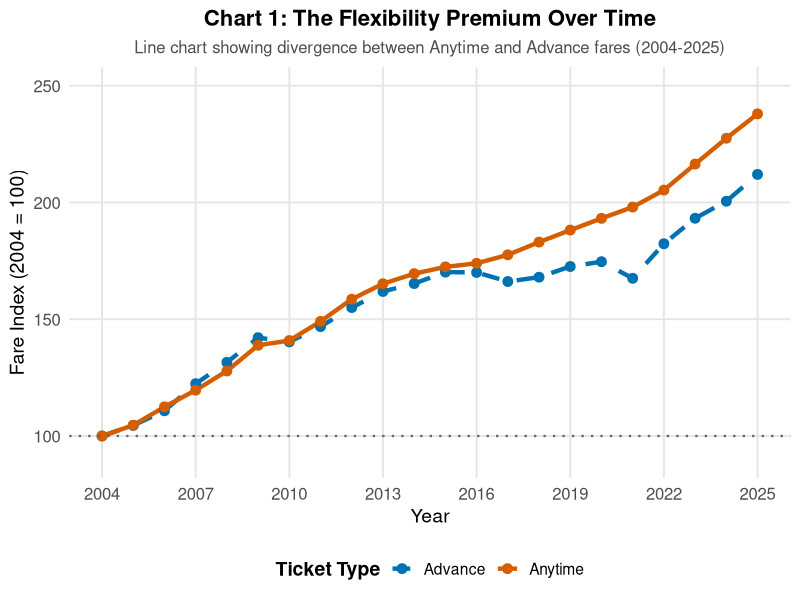
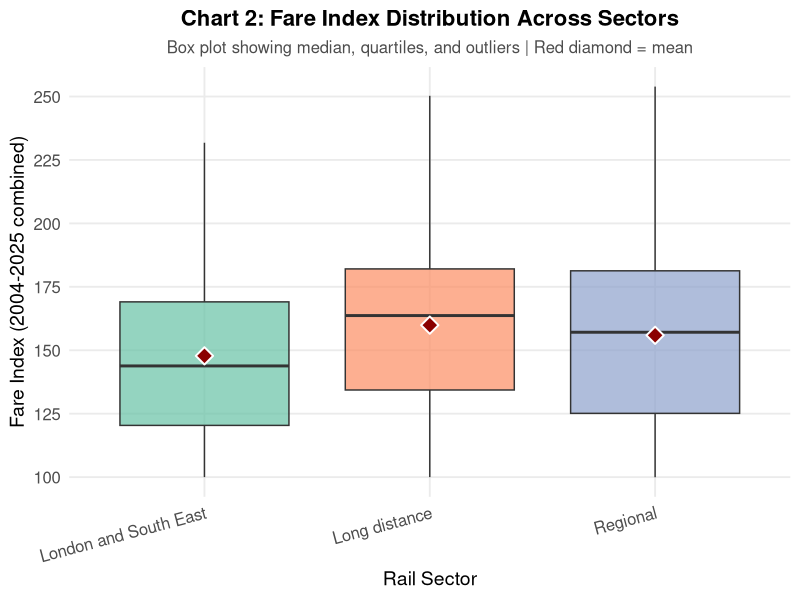
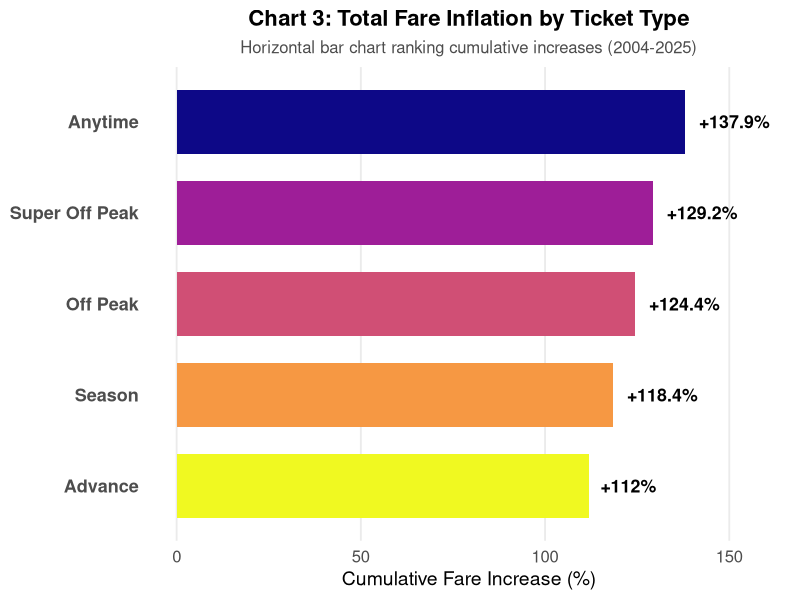
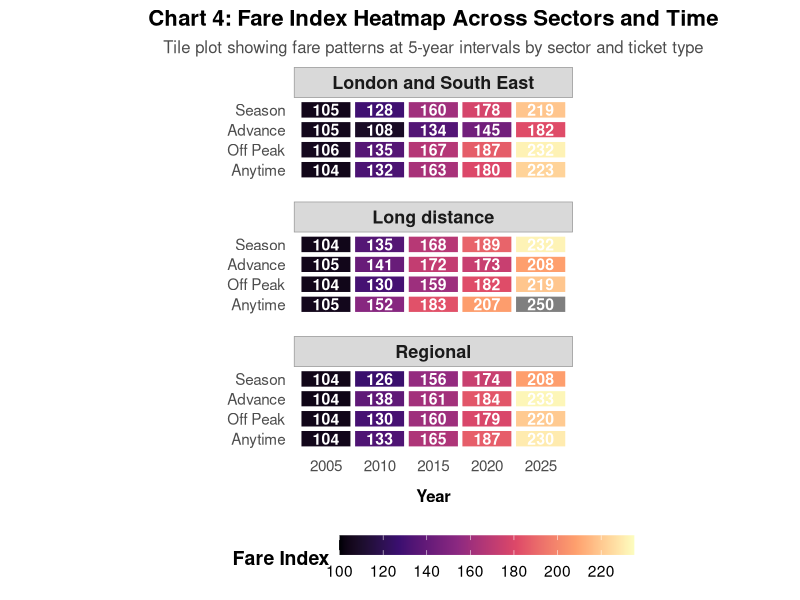
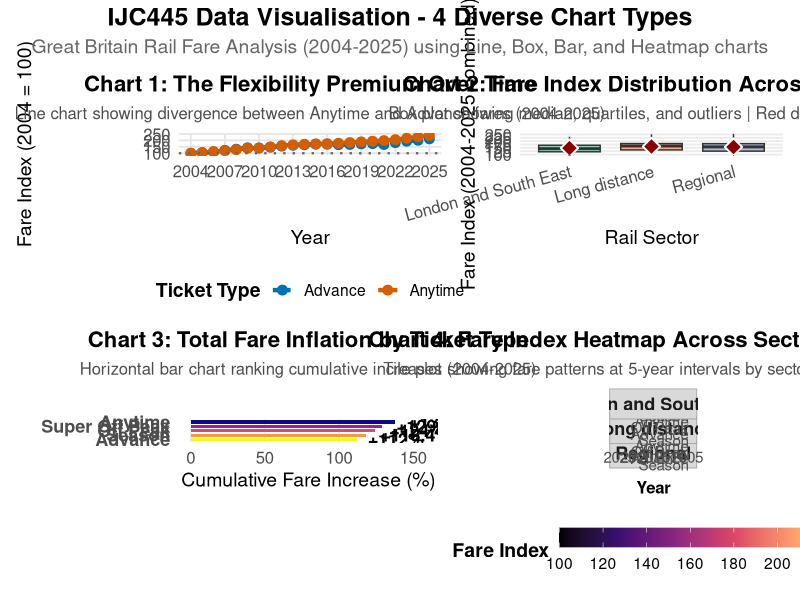
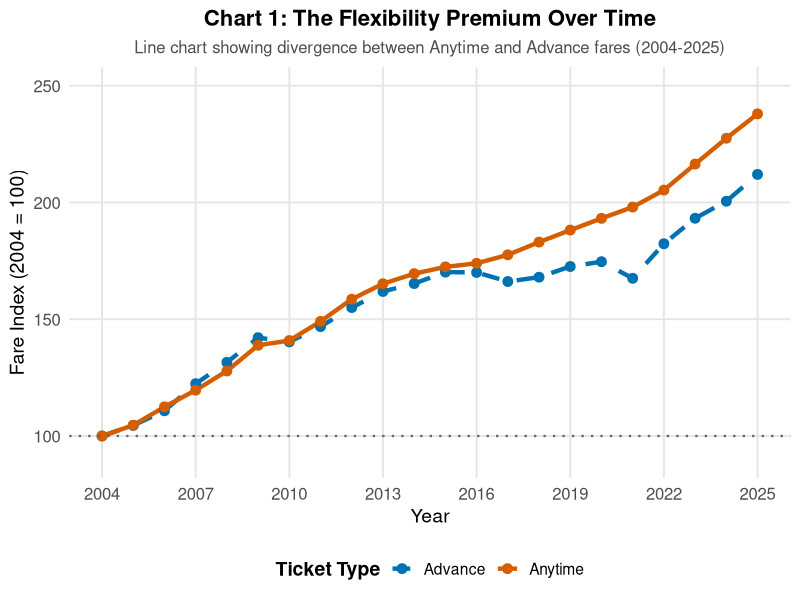
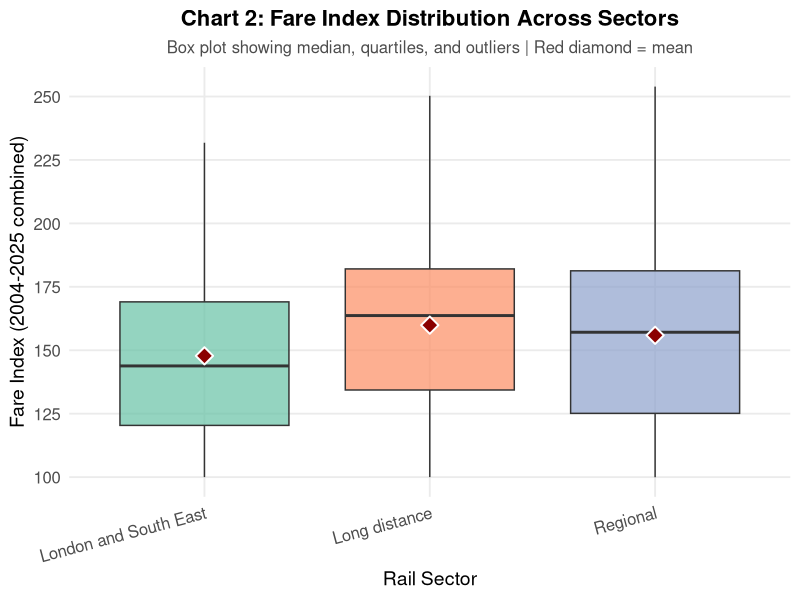
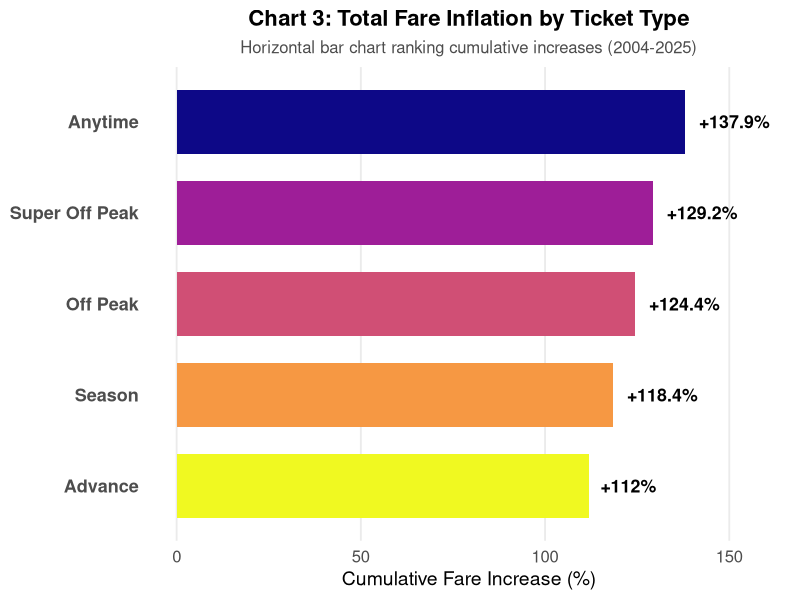

Here is the R script that generated these plots, in order:

# SETUP ------------------------------------------------------------------------


# Load required packages
library(tidyverse)      # Data manipulation and ggplot2
library(scales)         # Scale formatting
library(viridis)        # Colourblind-safe palettes
library(RColorBrewer)   # Additional colour palettes

# Create output directory
dir.create("visualisations/diverse", showWarnings = FALSE, recursive = TRUE)

# LOAD AND TRANSFORM DATA ------------------------------------------------------


# Load the data - read all columns as character to avoid type conflicts
data_raw <- read_csv("data/7182_Change_by_ticket_type.csv", 
                     col_types = cols(.default = "c"),
                     show_col_types = FALSE)

# Transform to long format for ggplot2
rail_data <- data_raw %>%
  filter(!Sector %in% c("Retail Prices Index")) %>%
  filter(!str_detect(`Ticket type`, "Revenue per journey")) %>%
  select(Sector, `Ticket type`, `2004`:`2025 [note 1]`) %>%
  pivot_longer(
    cols = `2004`:`2025 [note 1]`,
    names_to = "Year",
    values_to = "Fare_Index"
  ) %>%
  mutate(
    Year = as.numeric(str_extract(Year, "\\d{4}")),
    Fare_Index = as.numeric(Fare_Index)
  ) %>%
  filter(!is.na(Fare_Index))

# Custom theme for all charts
theme_custom <- theme_minimal(base_size = 14) +
  theme(
    plot.title = element_text(face = "bold", size = 16, hjust = 0.5),
    plot.subtitle = element_text(size = 12, colour = "grey30", hjust = 0.5),
    legend.position = "bottom",
    legend.title = element_text(face = "bold"),
    panel.grid.minor = element_blank(),
    axis.text = element_text(size = 12)
  )

# ==============================================================================
# CHART 1: LINE CHART - Anytime vs Advance 
# ==============================================================================


# Filter for Anytime and Advance tickets across all sectors
anytime_advance <- rail_data %>%
  filter(`Ticket type` %in% c("Anytime", "Advance"),
         Sector == "All operators") %>%
  select(Year, `Ticket type`, Fare_Index)

# Create visualisation
chart1 <- ggplot(anytime_advance, aes(x = Year, y = Fare_Index, 
                                      colour = `Ticket type`, 
                                      linetype = `Ticket type`)) +
  geom_line(size = 1.5) +
  geom_point(size = 3) +
  geom_hline(yintercept = 100, linetype = "dotted", colour = "grey40", size = 0.8) +
  # Colourblind-safe Okabe and  Ito palette
  scale_colour_manual(
    values = c("Anytime" = "#D55E00", "Advance" = "#0072B2"),
    name = "Ticket Type"
  ) +
  scale_linetype_manual(
    values = c("Anytime" = "solid", "Advance" = "dashed"),
    name = "Ticket Type"
  ) +
  scale_x_continuous(breaks = seq(2004, 2025, by = 3)) +
  scale_y_continuous(limits = c(90, 250)) +
  labs(
    title = "Chart 1: The Flexibility Premium Over Time",
    subtitle = "Line chart showing divergence between Anytime and Advance fares (2004-2025)",
    x = "Year",
    y = "Fare Index (2004 = 100)"
  ) +
  theme_custom +
  theme(panel.grid.major = element_line(colour = "grey90"))

ggsave("visualisations/diverse/chart1_line_anytime_vs_advance.png", 
       chart1, width = 12, height = 7, dpi = 300, bg = "white")

# Auto-display chart
print(chart1)



# ==============================================================================
# CHART 2: BOX PLOT - Distribution by Sector 
# ==============================================================================


# Filter data for box plot
box_data <- rail_data %>%
  filter(Sector != "All operators") %>%
  filter(`Ticket type` != "All tickets")

# Create visualisation
chart2 <- ggplot(box_data, aes(x = Sector, y = Fare_Index, fill = Sector)) +
  geom_boxplot(alpha = 0.7, outlier.shape = 21, outlier.size = 2.5, 
               outlier.fill = "red", outlier.alpha = 0.6) +
  # Add mean as a diamond point
  stat_summary(fun = mean, geom = "point", shape = 23, size = 4, 
               fill = "darkred", colour = "white", stroke = 1) +
  # Colourblind-safe palette
  scale_fill_brewer(palette = "Set2") +
  scale_y_continuous(breaks = seq(100, 250, by = 25)) +
  labs(
    title = "Chart 2: Fare Index Distribution Across Sectors",
    subtitle = "Box plot showing median, quartiles, and outliers | Red diamond = mean",
    x = "Rail Sector",
    y = "Fare Index (2004-2025 combined)"
  ) +
  theme_custom +
  theme(
    legend.position = "none",
    axis.text.x = element_text(angle = 15, hjust = 1)
  )

ggsave("visualisations/diverse/chart2_boxplot_sector_distribution.png", 
       chart2, width = 10, height = 7, dpi = 300, bg = "white")

# Auto-display chart
print(chart2)



# ==============================================================================
# CHART 3: HORIZONTAL BAR CHART - Cumulative Inflation 
# ==============================================================================


# Calculate cumulative inflation for each ticket type (2004 to 2025)
cumulative_inflation <- rail_data %>%
  filter(Sector == "All operators",
         `Ticket type` != "All tickets",
         Year %in% c(2004, 2025)) %>%
  group_by(`Ticket type`) %>%
  summarise(
    Fare_2004 = Fare_Index[Year == 2004][1],
    Fare_2025 = Fare_Index[Year == 2025][1]
  ) %>%
  filter(!is.na(Fare_2004), !is.na(Fare_2025)) %>%
  mutate(
    Cumulative_Increase = ((Fare_2025 - Fare_2004) / Fare_2004) * 100
  ) %>%
  arrange(desc(Cumulative_Increase))

# Create visualisation
chart3 <- ggplot(cumulative_inflation, 
                 aes(x = reorder(`Ticket type`, Cumulative_Increase), 
                     y = Cumulative_Increase,
                     fill = Cumulative_Increase)) +
  geom_col(width = 0.7) +
  geom_text(aes(label = paste0("+", round(Cumulative_Increase, 1), "%")),
            hjust = -0.2, size = 4.5, fontface = "bold") +
  scale_fill_viridis_c(option = "plasma", direction = -1, 
                       name = "Inflation %") +
  coord_flip(ylim = c(0, max(cumulative_inflation$Cumulative_Increase) * 1.15)) +
  labs(
    title = "Chart 3: Total Fare Inflation by Ticket Type",
    subtitle = "Horizontal bar chart ranking cumulative increases (2004-2025)",
    x = NULL,
    y = "Cumulative Fare Increase (%)"
  ) +
  theme_custom +
  theme(
    legend.position = "none",
    panel.grid.major.y = element_blank(),
    axis.text.y = element_text(size = 13, face = "bold")
  )

ggsave("visualisations/diverse/chart3_bar_cumulative_inflation.png", 
       chart3, width = 10, height = 7, dpi = 300, bg = "white")

# Auto-display chart
print(chart3)



# ==============================================================================
# CHART 4: HEATMAP - Sector × Time Patterns 
# ==============================================================================


# Prepare data for heatmap (5-year intervals)
heatmap_data <- rail_data %>%
  filter(Sector != "All operators") %>%
  filter(`Ticket type` %in% c("Advance", "Anytime", "Off Peak", "Season")) %>%
  filter(Year %in% seq(2005, 2025, by = 5)) %>%
  mutate(
    Sector = factor(Sector, levels = c("London and South East", 
                                        "Long distance", 
                                        "Regional")),
    # Reorder ticket types for better visualization
    `Ticket type` = factor(`Ticket type`, 
                           levels = c("Anytime", "Off Peak", "Advance", "Season"))
  )

# Create visualisation
chart4 <- ggplot(heatmap_data, aes(x = factor(Year), y = `Ticket type`, fill = Fare_Index)) +
  geom_tile(colour = "white", linewidth = 1.5) +
    geom_text(aes(label = round(Fare_Index, 0)), 
            colour = "white", fontface = "bold", size = 4) +
  scale_fill_viridis_c(option = "magma", name = "Fare Index", 
                       limits = c(100, 235),
                       breaks = seq(100, 240, by = 20)) +
  facet_wrap(~Sector, ncol = 1, scales = "free_y") +
  labs(
    title = "Chart 4: Fare Index Heatmap Across Sectors and Time",
    subtitle = "Tile plot showing fare patterns at 5-year intervals by sector and ticket type",
    x = "Year",
    y = NULL
  ) +
  theme_custom +
  theme(
    panel.grid = element_blank(),
    panel.spacing.y = unit(1, "lines"),
    strip.text = element_text(face = "bold", size = 13, margin = margin(5, 0, 5, 0)),
    strip.background = element_rect(fill = "grey85", colour = "grey60", linewidth = 0.5),
    axis.text.x = element_text(angle = 0, size = 11),
    axis.text.y = element_text(size = 11),
    axis.title.x = element_text(size = 12, face = "bold", margin = margin(t = 10)),
    legend.key.width = unit(1.5, "cm"),
    legend.key.height = unit(0.5, "cm"),
    # Note: Fixed aspect ratio (0.3) ensures widely spaced tiles in the final image.
    # This may cause the plot to look "squashed" in the small RStudio Plots pane.
    # Please check the saved PNG file for the correct view.
    aspect.ratio = 0.3
  )

ggsave("visualisations/diverse/chart4_heatmap_sector_time.png", 
       chart4, width = 12, height = 9, dpi = 300, bg = "white")

# Auto-display chart
print(chart4)



# ==============================================================================
# CREATE COMPOSITE - All 4 Charts
# ==============================================================================
# Create composite visualisation


library(patchwork)

composite <- (chart1 + chart2) / (chart3 + chart4) +
  plot_annotation(
    title = "IJC445 Data Visualisation - 4 Diverse Chart Types",
    subtitle = "Great Britain Rail Fare Analysis (2004-2025) using Line, Box, Bar, and Heatmap charts",
    theme = theme(
      plot.title = element_text(size = 18, face = "bold", hjust = 0.5),
      plot.subtitle = element_text(size = 14, hjust = 0.5, colour = "grey40")
    )
  ) &
  theme(plot.tag = element_text(size = 14, face = "bold"))

ggsave("visualisations/diverse/00_COMPOSITE_4_diverse_charts.png", composite, 
       width = 20, height = 16, dpi = 300, bg = "white")

# Auto-display composite
print(composite)



# ==============================================================================
# SUMMARY
# ==============================================================================


